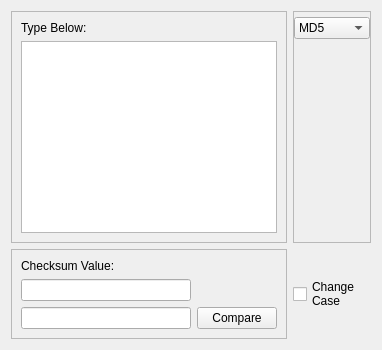
      <widget class="QWidget" name="tab04">
       <attribute name="title">
        <string>Checksum Text</string>
       </attribute>
       <layout class="QGridLayout" name="gridLayout_20">
        <item row="0" column="0">
         <widget class="QFrame" name="frame04_01">
          <property name="frameShape">
           <enum>QFrame::StyledPanel</enum>
          </property>
          <property name="frameShadow">
           <enum>QFrame::Raised</enum>
          </property>
          <layout class="QGridLayout" name="gridLayout_21">
           <item row="1" column="0">
            <widget class="QPlainTextEdit" name="plainTextEdit_userText01"/>
           </item>
           <item row="0" column="0">
            <widget class="QLabel" name="label_userText01">
             <property name="text">
              <string>&lt;html&gt;&lt;head/&gt;&lt;body&gt;&lt;p&gt;Type Below:&lt;/p&gt;&lt;/body&gt;&lt;/html&gt;</string>
             </property>
            </widget>
           </item>
          </layout>
         </widget>
        </item>
        <item row="1" column="0">
         <widget class="QFrame" name="frame04_02">
          <property name="frameShape">
           <enum>QFrame::StyledPanel</enum>
          </property>
          <property name="frameShadow">
           <enum>QFrame::Raised</enum>
          </property>
          <layout class="QGridLayout" name="gridLayout_23">
           <item row="1" column="0">
            <widget class="QLineEdit" name="lineEdit_textChecksum01"/>
           </item>
           <item row="2" column="0">
            <widget class="QLineEdit" name="lineEdit_compare04"/>
           </item>
           <item row="0" column="0">
            <widget class="QLabel" name="label_checksum04">
             <property name="text">
              <string>&lt;html&gt;&lt;head/&gt;&lt;body&gt;&lt;p&gt;Checksum Value:&lt;/p&gt;&lt;/body&gt;&lt;/html&gt;</string>
             </property>
            </widget>
           </item>
           <item row="2" column="1">
            <widget class="QPushButton" name="pushButton_compare04">
             <property name="text">
              <string>Compare</string>
             </property>
            </widget>
           </item>
          </layout>
         </widget>
        </item>
        <item row="0" column="1">
         <widget class="QFrame" name="frame04_03">
          <property name="frameShape">
           <enum>QFrame::StyledPanel</enum>
          </property>
          <property name="frameShadow">
           <enum>QFrame::Raised</enum>
          </property>
          <layout class="QVBoxLayout" name="verticalLayout_3">
           <property name="spacing">
            <number>5</number>
           </property>
           <property name="leftMargin">
            <number>0</number>
           </property>
           <property name="topMargin">
            <number>5</number>
           </property>
           <property name="rightMargin">
            <number>0</number>
           </property>
           <property name="bottomMargin">
            <number>5</number>
           </property>
           <item>
            <widget class="QComboBox" name="comboBox_hashType04">
             <item>
              <property name="text">
               <string>MD5</string>
              </property>
             </item>
             <item>
              <property name="text">
               <string>SHA1</string>
              </property>
             </item>
             <item>
              <property name="text">
               <string>SHA256</string>
              </property>
             </item>
             <item>
              <property name="text">
               <string>SHA512</string>
              </property>
             </item>
            </widget>
           </item>
           <item>
            <spacer name="verticalSpacer">
             <property name="orientation">
              <enum>Qt::Vertical</enum>
             </property>
             <property name="sizeHint" stdset="0">
              <size>
               <width>20</width>
               <height>40</height>
              </size>
             </property>
            </spacer>
           </item>
          </layout>
         </widget>
        </item>
        <item row="1" column="1">
         <widget class="QCheckBox" name="checkBox_toUpper04">
          <property name="text">
           <string>Change
Case</string>
          </property>
         </widget>
        </item>
       </layout>
      </widget>
